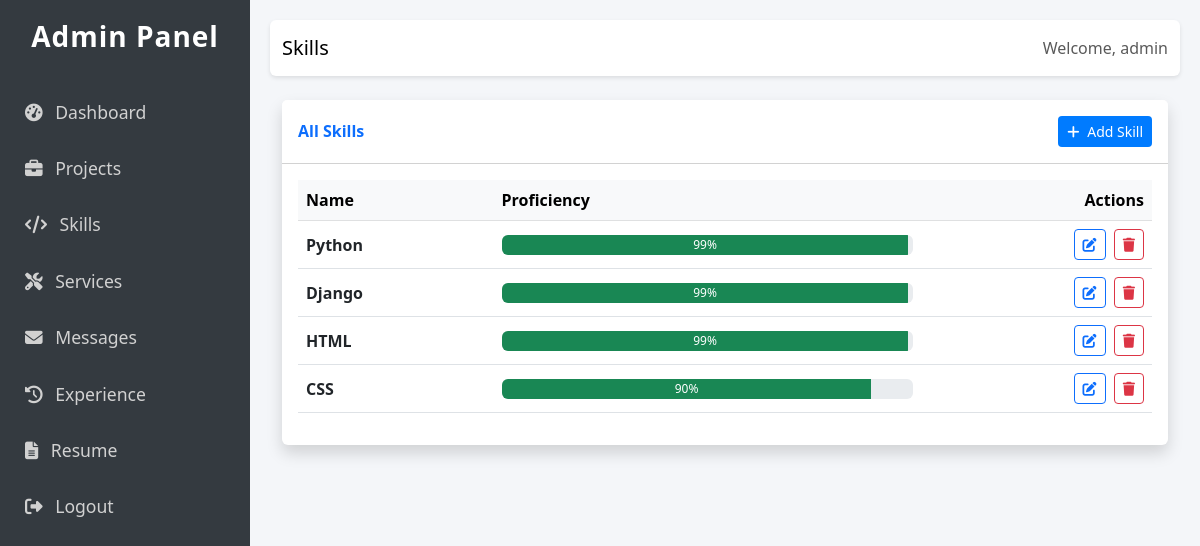
The app's page /custom-admin/skills/ (signed in) with its own data.
### core/models.py (models this page shows, shortened)
class Skill(models.Model):
    name = models.CharField(max_length=100)
    proficiency = models.IntegerField(help_text="Proficiency level from 1 to 100")

### custom_admin/views.py (the view)
# urls.py: path('skills/', views.skill_list, name='skill_list'),
@login_required
def skill_list(request):
    skills = Skill.objects.all().order_by('-proficiency')
    return render(request, 'custom_admin/skill_list.html', {'skills': skills})

### custom_admin/templates/custom_admin/skill_list.html (shortened to what this page needs)
{% extends 'custom_admin/base.html' %}
{% block header %}Skills{% endblock %}
{% block content %}
<div class="row">
    <div class="col-md-12">
        <div class="card shadow mb-4">
            <div class="card-header py-3 d-flex justify-content-between align-items-center bg-white">
                <h6 class="m-0 fw-bold text-primary">All Skills</h6>
                <a href="{% url 'custom_admin:skill_create' %}" class="btn btn-custom btn-sm"><i class="fas fa-plus me-1"></i> Add Skill</a>
            </div>
            <div class="card-body">
                <div class="table-responsive">
                    <table class="table table-hover align-middle">
                        <thead class="table-light">
                            <tr>
                                <th>Name</th>
                                <th style="width: 50%;">Proficiency</th>
                                <th class="text-end">Actions</th>
                            </tr>
                        </thead>
                        <tbody>
                            {% for skill in skills %}
                            <tr>
                                <td class="fw-bold">{{ skill.name }}</td>
                                <td>
                                    <div class="progress" style="height: 20px;">
                                        <div class="progress-bar bg-success" role="progressbar" style="width: {{ skill.proficiency }}%;" aria-valuenow="{{ skill.proficiency }}" aria-valuemin="0" aria-valuemax="100">{{ skill.proficiency }}%</div>
                                    </div>
                                </td>
                                <td class="text-end">
                                    <a href="{% url 'custom_admin:skill_update' skill.pk %}" class="btn btn-sm btn-outline-primary me-1"><i class="fas fa-edit"></i></a>
                                    <a href="{% url 'custom_admin:skill_delete' skill.pk %}" class="btn btn-sm btn-outline-danger"><i class="fas fa-trash"></i></a>
                                </td>
                            </tr>
                            {% empty %}
                            <tr>
                                <td colspan="3" class="text-center text-muted py-5">
                                    <p>No skills added yet.</p>
                                </td>
                            </tr>
                            {% endfor %}
                        </tbody>
                    </table>
                </div>
            </div>
        </div>
    </div>
</div>
{% endblock %}

### custom_admin/templates/custom_admin/base.html (shortened to what this page needs)
<!DOCTYPE html>
<html lang="en">
<head>
    <link href="https://cdn.jsdelivr.net/npm/bootstrap@5.3.0/dist/css/bootstrap.min.css" rel="stylesheet">
    <link href="https://cdnjs.cloudflare.com/ajax/libs/font-awesome/6.4.0/css/all.min.css" rel="stylesheet">
</head>
<body>
<div class="sidebar">
    <h3>Admin Panel</h3>
    <a href="{% url 'custom_admin:dashboard' %}"><i class="fas fa-tachometer-alt me-2"></i> Dashboard</a>
    <a href="{% url 'custom_admin:project_list' %}"><i class="fas fa-briefcase me-2"></i> Projects</a>
    <a href="{% url 'custom_admin:skill_list' %}"><i class="fas fa-code me-2"></i> Skills</a>
    <a href="{% url 'custom_admin:service_list' %}"><i class="fas fa-tools me-2"></i> Services</a>
    <a href="{% url 'custom_admin:contact_list' %}"><i class="fas fa-envelope me-2"></i> Messages</a>
    <a href="{% url 'custom_admin:experience_list' %}"><i class="fas fa-history me-2"></i> Experience</a>
    <a href="{% url 'custom_admin:resume_list' %}"><i class="fas fa-file-alt me-2"></i> Resume</a>
    <a href="{% url 'custom_admin:logout' %}"><i class="fas fa-sign-out-alt me-2"></i> Logout</a>
</div>
<div class="main-content">
    <nav class="navbar navbar-expand-lg navbar-light bg-white mb-4 rounded">
        <div class="container-fluid">
            <span class="navbar-brand mb-0 h1">{% block header %}Dashboard{% endblock %}</span>
            <div class="d-flex">
                <span class="navbar-text">Welcome, {{ request.user.username }}</span>
            </div>
        </div>
    </nav>
    <div class="container-fluid">
        {% block content %}
        {% endblock %}
    </div>
</div>
</body>
</html>

### custom_admin/templates/custom_admin/base.html (style rules this page uses)
body { font-family: 'Segoe UI', Tahoma, Geneva, Verdana, sans-serif; background-color: #f4f6f9; }
.sidebar { height: 100vh; width: 250px; position: fixed; top: 0; left: 0; background-color: #343a40; padding-top: 20px; color: #fff; }
.sidebar a { padding: 15px 25px; text-decoration: none; font-size: 1.1rem; color: #d1d1d1; display: block; transition: 0.3s; }
.sidebar h3 { text-align: center; margin-bottom: 30px; font-weight: 700; letter-spacing: 1px; }
.main-content { margin-left: 250px; padding: 20px; }
.navbar { box-shadow: 0 2px 4px rgba(0,0,0,0.1); }
.card { border: none; box-shadow: 0 0.5rem 1rem rgba(0, 0, 0, 0.05); transition: transform 0.2s; }
.btn-custom { background-color: #007bff; color: white; }

### records on screen
Skill: name "Python", proficiency "99"
Skill: name "Django", proficiency "99"
Skill: name "HTML", proficiency "99"
Skill: name "CSS", proficiency "90"

### other values on screen
{{ request.user.username }} "admin"
